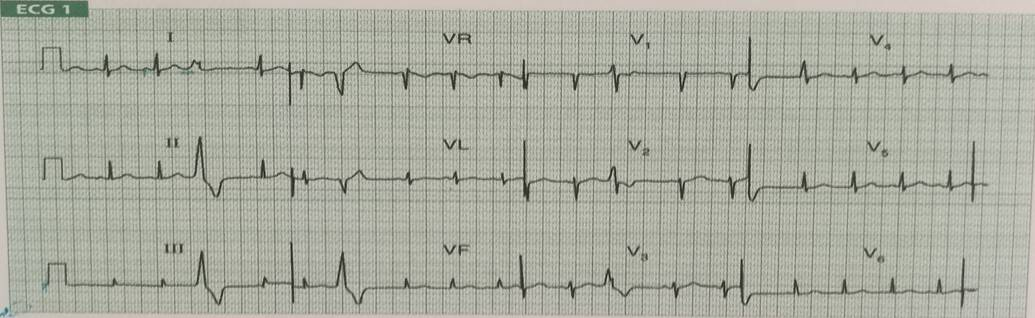
#> input picture Scripts/three_line_ecg.jpeg, 1035 x 318 px
$ python graph_to_dp.py
#> lines starting #> are read from the running program, lines starting #| are printed output that depends on the picture; after the words box and inside, x2 and y2 are one past the last pixel; in counts of white or black regions, pixels touching at a corner belong together
#> the answer given: three_line_ecg.jpeg
#> the answer given: out.png
import cv2
import numpy as np
import matplotlib.pyplot as plt
import json
import os

def process_graph_image(image_path, json_output_path):
    # Load the image
#> called with image_path = 'three_line_ecg.jpeg', json_output_path = 'out.png'
    image = cv2.imread(image_path)
#> image is the input picture: shape (318, 1035, 3); mean B, G, R 160.4, 173, 170.5
    if image is None:
        print("Error: Image file not found or unable to read.")
        return

    # Convert image to grayscale
    gray = cv2.cvtColor(image, cv2.COLOR_BGR2GRAY)

    # Apply threshold to highlight lines and points
    _, thresholded = cv2.threshold(gray, 200, 255, cv2.THRESH_BINARY_INV)
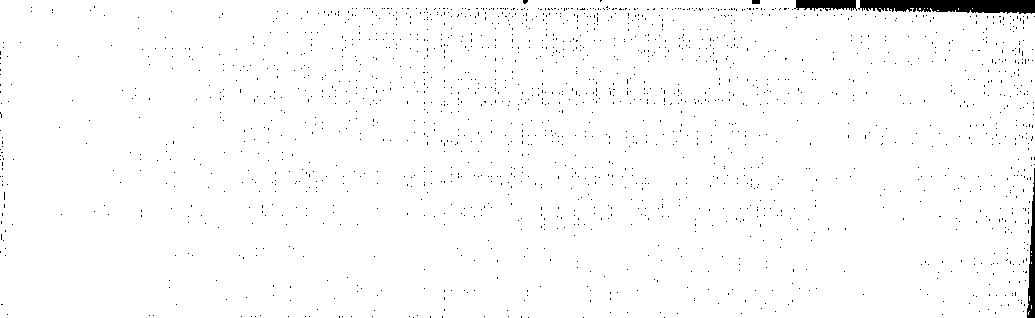
#> thresholded: shape (318, 1035); 98.3% white; 1738 black regions (1734 under 20 px)

    # Detect contours
    contours, _ = cv2.findContours(thresholded, cv2.RETR_EXTERNAL, cv2.CHAIN_APPROX_SIMPLE)
#> contours = 13 contours, 12 with area under 20; largest, box (x1, y1, x2, y2) and area: (0, 0, 1035, 318) 324424

    # Image dimensions
    height, width = image.shape[:2]
#> height = 318; width = 1035

    data_points = []

    # Process each contour to extract data points
    for contour in contours:
        # Get the center of the contour
        M = cv2.moments(contour)
        if M["m00"] != 0:
            cX = int(M["m10"] / M["m00"])
            cY = int(M["m01"] / M["m00"])

            # Normalize coordinates to graph dimensions (0 to 1 range)
            x_normalized = cX / width
            y_normalized = (height - cY) / height  # Invert Y-axis

            data_points.append({"x": round(x_normalized, 4), "y": round(y_normalized, 4)})
#> this loop made 13 passes
#> (contour, cX, cY, x_normalized, y_normalized) on pass 12: ([[919, 8], [919, 9], [920, 9], [920, 8]], 919, 8, 0.888, 0.975)
#> (cX, cY, x_normalized, y_normalized) on pass 13: (512, 159, 0.495, 0.5)
#> after the loop, data_points = 2 items

    # Sort points by x-coordinate for better plotting later
    data_points.sort(key=lambda point: point["x"])

    # Write the points to JSON
    with open(json_output_path, 'w') as json_file:
        json.dump(data_points, json_file, indent=4)

    print(f"Data points successfully saved to '{json_output_path}'.")

    # Plotting for visualization
    x_vals = [point["x"] for point in data_points]
#> x_vals = [0.495, 0.888]
    y_vals = [point["y"] for point in data_points]
#> y_vals = [0.5, 0.975]
    plt.scatter(x_vals, y_vals, color='red')
    plt.title("Extracted Data Points")
    plt.xlabel("X-axis (Normalized)")
    plt.ylabel("Y-axis (Normalized)")
    plt.grid(True)
    plt.show()
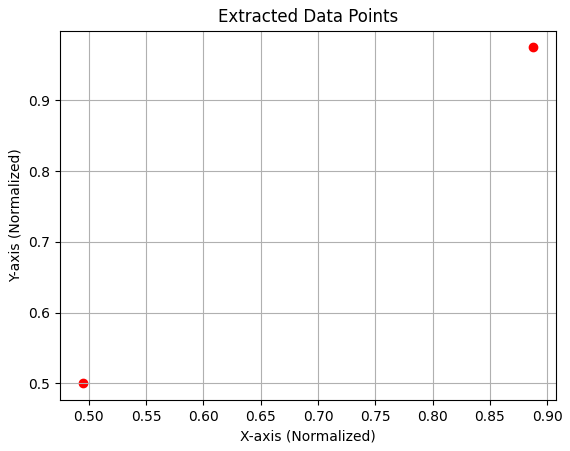
#> figure drawn by matplotlib, 1 panel

if __name__ == "__main__":
    image_path = input("Enter the path to the graph image: ")
    json_output_path = input("Enter the path to save the JSON file: ")

    # Ensure output directory exists
    output_dir = os.path.dirname(json_output_path)
    if output_dir and not os.path.exists(output_dir):
        os.makedirs(output_dir)

    process_graph_image(image_path, json_output_path)
